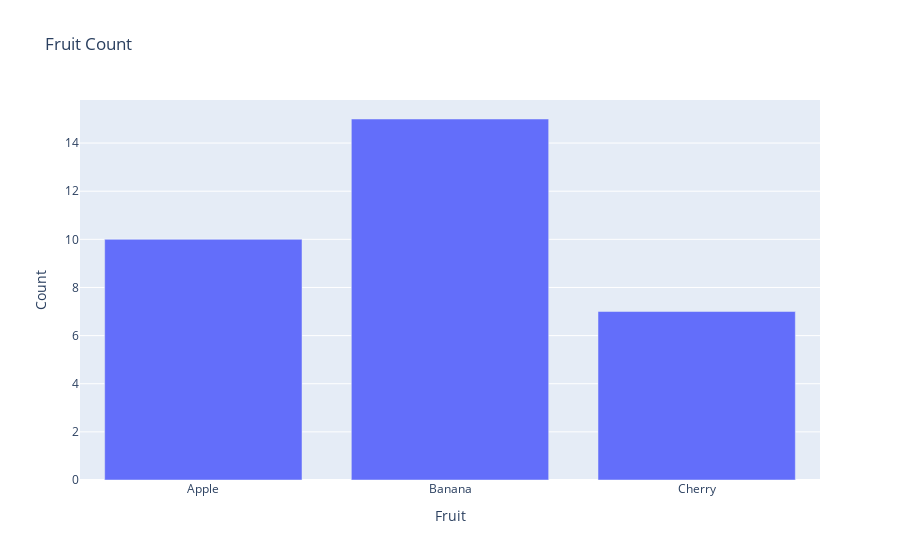

Notebook code for this chart:
### Code cell
# 5. Generate a bar plot using Plotly.
import plotly.express as px
import pandas as pd
df = pd.DataFrame({'Fruit': ['Apple', 'Banana', 'Cherry'], 'Count': [10, 15, 7]})
fig = px.bar(df, x='Fruit', y='Count', title="Fruit Count")
fig.show()

### Figure 1 — Plotly figure (JSON) as saved in the notebook; plotly's stock layout.template omitted (floating-point values rounded to 4 significant figures)
{"data": [{"hovertemplate": "Fruit=%{x}<br>Count=%{y}<extra></extra>", "legendgroup": "", "marker": {"color": "#636efa", "pattern": {"shape": ""}}, "name": "", "orientation": "v", "showlegend": false, "textposition": "auto", "type": "bar", "x": ["Apple", "Banana", "Cherry"], "xaxis": "x", "y": [10, 15, 7], "yaxis": "y"}], "layout": {"barmode": "relative", "legend": {"tracegroupgap": 0}, "title": {"text": "Fruit Count"}, "xaxis": {"anchor": "y", "domain": [0, 1], "title": {"text": "Fruit"}}, "yaxis": {"anchor": "x", "domain": [0, 1], "title": {"text": "Count"}}}}
